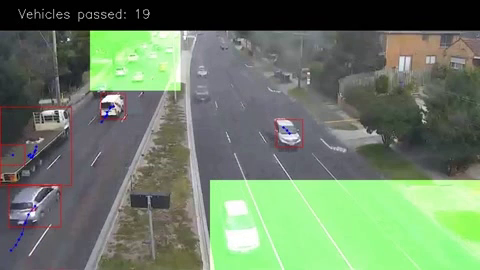
#> input picture frame 6 of visualisation and images/CompVizGif.mp4, 480 x 270 px, given in place of input.mp4, which was not available
$ jupyter execute 'Road Traffic and Computer Vision Exploration.ipynb'   (text cells are left out)
#> lines starting #> are read from the running program, lines starting #| are printed output that depends on the picture; after the words box and inside, x2 and y2 are one past the last pixel; in counts of white or black regions, pixels touching at a corner belong together
[cell 1]
import cv2
import numpy as np
import os

[cell 2]
video = "input.mp4"

[cell 3]
cap = cv2.VideoCapture(video)
subtractor = cv2.createBackgroundSubtractorMOG2(history=100, varThreshold=50, detectShadows=True)

[cell 4]
while True:
    _, frame = cap.read()
#> frame is the input picture: shape (270, 480, 3); mean B, G, R 102.9, 125.9, 108.2
    mask = subtractor.apply(frame)
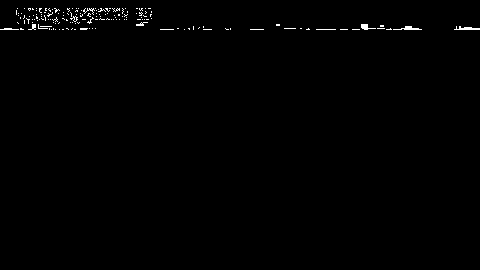
#> mask: shape (270, 480); values 127 (black) and 255 (white), 0.64% white in thin lines or dots, all inside (x1, y1, x2, y2) = (0, 8, 480, 30)
    cv2.imshow("Frame", frame)
    cv2.imshow("mask", mask)
    key = cv2.waitKey(30)
#> (key Esc is pressed here)
    if key == 27:
        break
cap.release()
cv2.destroyAllWindows()


$ run again, starting later in the video
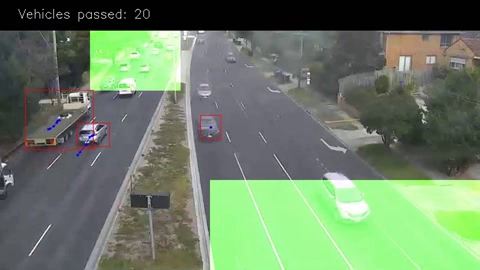
#> input picture frame 27 of visualisation and images/CompVizGif.mp4, 480 x 270 px, given in place of input.mp4, which was not available
#> frame is the input picture: shape (270, 480, 3); mean B, G, R 101.9, 126.1, 107.2
#> `mask = subtractor.apply(frame)`:
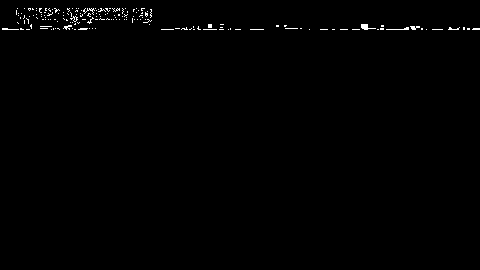
#> mask: shape (270, 480); values 127 (black) and 255 (white), 0.64% white in thin lines or dots, all inside (x1, y1, x2, y2) = (2, 8, 480, 30)

$ run again, starting later in the video
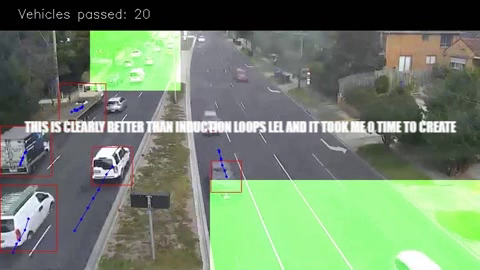
#> input picture frame 48 of visualisation and images/CompVizGif.mp4, 480 x 270 px, given in place of input.mp4, which was not available
#> frame is the input picture: shape (270, 480, 3); mean B, G, R 108.2, 132.1, 113.4
#> `mask = subtractor.apply(frame)`:
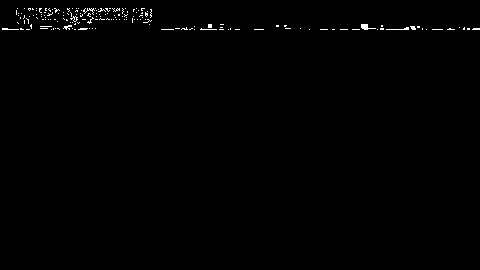
#> mask: shape (270, 480); values 127 (black) and 255 (white), 0.61% white in thin lines or dots, all inside (x1, y1, x2, y2) = (2, 8, 480, 30)
